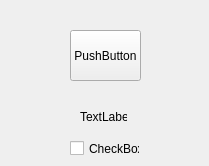
<?xml version="1.0" encoding="UTF-8"?>
<ui version="4.0">
 <class>Form</class>
 <widget class="QWidget" name="Form">
  <property name="geometry">
   <rect>
    <x>0</x>
    <y>0</y>
    <width>209</width>
    <height>166</height>
   </rect>
  </property>
  <property name="windowTitle">
   <string>Form</string>
  </property>
  <widget class="QPushButton" name="pushButton">
   <property name="geometry">
    <rect>
     <x>70</x>
     <y>30</y>
     <width>71</width>
     <height>51</height>
    </rect>
   </property>
   <property name="text">
    <string>PushButton</string>
   </property>
  </widget>
  <widget class="QLabel" name="label">
   <property name="geometry">
    <rect>
     <x>80</x>
     <y>110</y>
     <width>47</width>
     <height>13</height>
    </rect>
   </property>
   <property name="text">
    <string>TextLabel</string>
   </property>
  </widget>
  <widget class="QCheckBox" name="checkBox">
   <property name="geometry">
    <rect>
     <x>70</x>
     <y>140</y>
     <width>70</width>
     <height>17</height>
    </rect>
   </property>
   <property name="text">
    <string>CheckBox</string>
   </property>
  </widget>
 </widget>
 <tabstops>
  <tabstop>pushButton</tabstop>
 </tabstops>
 <resources/>
 <connections/>
</ui>
